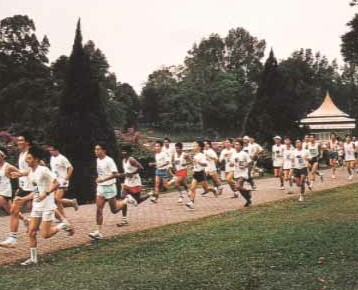
%> input picture Lab2/maccropped.jpg, 358 x 290 px
$ octave houge_transform.m   (GNU Octave 9; MATLAB toolbox functions it lacks are replaced by stand-ins)
%> lines starting %> are read from the running program, lines starting %| are printed output that depends on the picture
% a)
P=imread('maccropped.jpg');
%> P is the input picture: size 290x358x3 uint8; mean R, G, B 133.3, 123.1, 109.7
Picture = rgb2gray(P);
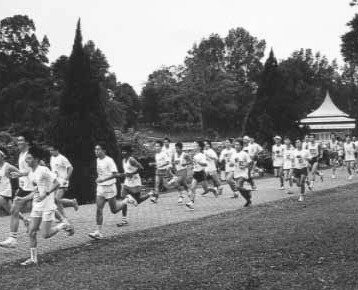
%> Picture: size 290x358 uint8; min 13, max 254, mean 124.6

tl = 0.04;
th = 0.1;
sigma = 5.0;
E = edge(Picture,'canny',[tl th],sigma);
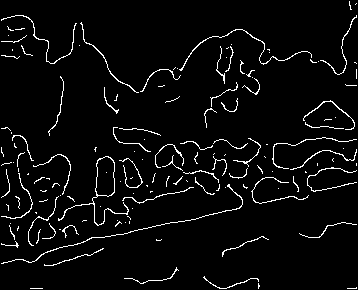
%> E: size 290x358 logical; 4.3% white in thin lines or dots
%figure,imshow(E);

% b)
[H, xp] = radon(E);
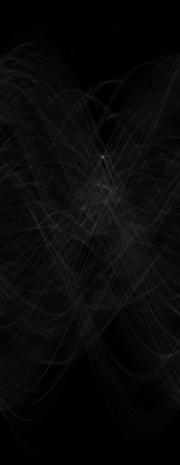
%> H: size 465x180 double; min 0, max 112.6, mean 9.5
%> xp = 465 values from -232 to 232
class(H)
%> ans = 'double'
% Convert H from type 'double' to 'uint8' to display
imshow(uint8(H))

% c)
imagesc(uint8(H));
colormap('default');
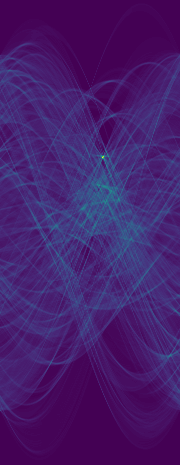
%> displayed picture: size 465x180x3, on the screen's scale of 0 to 255; mean R, G, B 69.5, 29.7, 108.8

% Finding maximum pixel intensity
maxValue = max(H(:));
%> maxValue = 112.6
[radius, theta] = find(H == maxValue);
%> radius = 158; theta = 103
disp(theta)
%| 103
disp(radius)
%| 158

% d)
radius = xp(radius);
%> radius = -75
[A, B] = pol2cart(theta*pi/180, radius); % Convert angle to radians
%> A = 16.87; B = -73.08
B = -B;
%> B = 73.08

% General equation of converting polar to cartesian: x = r*cos(theta), y =
% r*sin(theta), where x*cos(theta) + y*sin(theta) = r

% Thus, A = radius * cos(theta*pi/180);
% B = radius * sin(theta*pi/180);
% x*r*cos(theta*pi/180) + y*r*sin(theta*pi/180) = radius.^2

% Finally, A*x + B*y = radius.^2;

% We need to shift back to the original origin (top-left corner of image)

% Dimensions image : 358 x 290, therefore the center of the image is at :
% 179 x 145

% Finally, A*(x-179) + B*(y-145) = radius.^2;
% Which simplifies to : A*x + B*y = radius.^2 + 179*A + 145*B;
% C = radius.^2 + 179*A + 145*B;
% The final equation for C is shown below:

C = A*(A+179)+B*(B+145);
%> C = 19241.2

% e)
xl = 0;
% width of image is: 358 pixels
xr = 357;
yl = (C-A*xl)/B;
%> yl = 263.3
yr = (C-A*xr)/B;
%> yr = 180.9

% f)
figure, imshow(Picture)
line([xl xr], [yl yr])
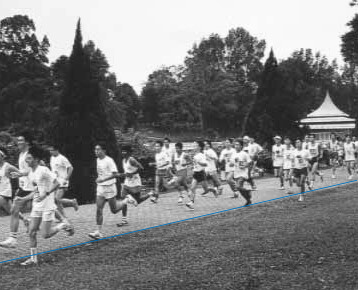
%> figure redrawn from the program's plot data
